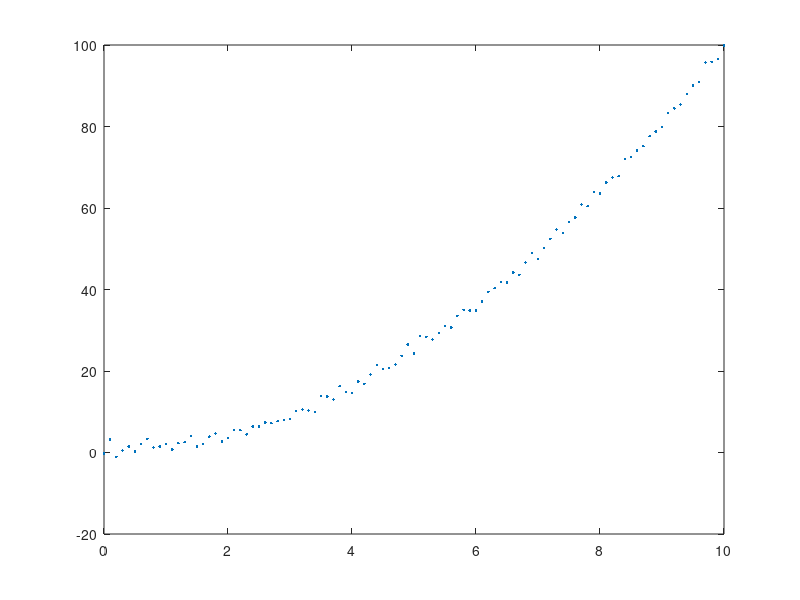

The MATLAB source for this figure: (Note: this script raises an error after producing the figure.)
% generate data
x = 0:.1:10;
y = x.*x + randn(size(x));
w = linspace(.5, .7,length(x));
x = x(:);
y = y(:);
w = w(:);
%plot data
plot(x,y,'.');
%fit
ft = fittype('poly2');
cf = fit(x,y,ft,'Weight',w);
% Plot fit
hold on
plot(cf,'fit',0.95);